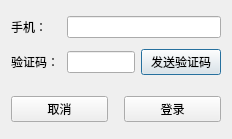
<?xml version="1.0" encoding="UTF-8"?>
<ui version="4.0">
 <class>LoginDialog</class>
 <widget class="QDialog" name="LoginDialog">
  <property name="geometry">
   <rect>
    <x>0</x>
    <y>0</y>
    <width>232</width>
    <height>139</height>
   </rect>
  </property>
  <property name="windowTitle">
   <string>Dialog</string>
  </property>
  <layout class="QVBoxLayout" name="verticalLayout">
   <item>
    <layout class="QHBoxLayout" name="horizontalLayout">
     <item>
      <widget class="QLabel" name="label">
       <property name="minimumSize">
        <size>
         <width>50</width>
         <height>0</height>
        </size>
       </property>
       <property name="text">
        <string>手机：</string>
       </property>
      </widget>
     </item>
     <item>
      <widget class="QLineEdit" name="lineEdit"/>
     </item>
    </layout>
   </item>
   <item>
    <layout class="QHBoxLayout" name="horizontalLayout_2">
     <item>
      <widget class="QLabel" name="label_2">
       <property name="minimumSize">
        <size>
         <width>50</width>
         <height>0</height>
        </size>
       </property>
       <property name="text">
        <string>验证码：</string>
       </property>
      </widget>
     </item>
     <item>
      <widget class="QLineEdit" name="lineEdit_2"/>
     </item>
     <item>
      <widget class="QPushButton" name="pushButton">
       <property name="text">
        <string>发送验证码</string>
       </property>
      </widget>
     </item>
    </layout>
   </item>
   <item>
    <spacer name="verticalSpacer">
     <property name="orientation">
      <enum>Qt::Orientation::Vertical</enum>
     </property>
     <property name="sizeType">
      <enum>QSizePolicy::Policy::Maximum</enum>
     </property>
     <property name="sizeHint" stdset="0">
      <size>
       <width>20</width>
       <height>10</height>
      </size>
     </property>
    </spacer>
   </item>
   <item>
    <layout class="QHBoxLayout" name="horizontalLayout_3">
     <item>
      <widget class="QPushButton" name="pushButton_2">
       <property name="text">
        <string>取消</string>
       </property>
      </widget>
     </item>
     <item>
      <spacer name="horizontalSpacer_3">
       <property name="orientation">
        <enum>Qt::Orientation::Horizontal</enum>
       </property>
       <property name="sizeType">
        <enum>QSizePolicy::Policy::Maximum</enum>
       </property>
       <property name="sizeHint" stdset="0">
        <size>
         <width>10</width>
         <height>20</height>
        </size>
       </property>
      </spacer>
     </item>
     <item>
      <widget class="QPushButton" name="pushButton_3">
       <property name="text">
        <string>登录</string>
       </property>
      </widget>
     </item>
    </layout>
   </item>
  </layout>
 </widget>
 <resources/>
 <connections/>
</ui>
